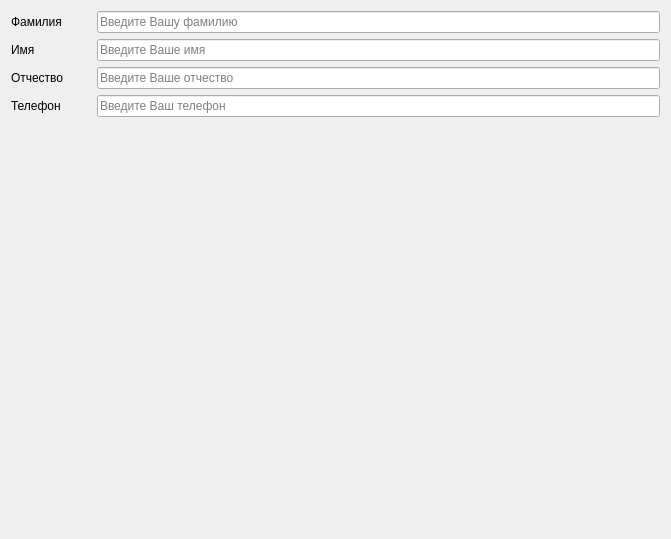
           <widget class="QWidget" name="page">
            <property name="geometry">
             <rect>
              <x>0</x>
              <y>0</y>
              <width>671</width>
              <height>539</height>
             </rect>
            </property>
            <attribute name="label">
             <string>QLineEdit</string>
            </attribute>
            <layout class="QVBoxLayout" name="verticalLayout_4">
             <item>
              <layout class="QHBoxLayout" name="horizontalLayout_4">
               <item>
                <widget class="QLabel" name="label">
                 <property name="minimumSize">
                  <size>
                   <width>80</width>
                   <height>0</height>
                  </size>
                 </property>
                 <property name="text">
                  <string>Фамилия</string>
                 </property>
                </widget>
               </item>
               <item>
                <widget class="QLineEdit" name="lineEdit_9">
                 <property name="placeholderText">
                  <string>Введите Вашу фамилию</string>
                 </property>
                </widget>
               </item>
              </layout>
             </item>
             <item>
              <layout class="QHBoxLayout" name="horizontalLayout_5">
               <item>
                <widget class="QLabel" name="label_6">
                 <property name="minimumSize">
                  <size>
                   <width>80</width>
                   <height>0</height>
                  </size>
                 </property>
                 <property name="text">
                  <string>Имя</string>
                 </property>
                </widget>
               </item>
               <item>
                <widget class="QLineEdit" name="lineEdit_8">
                 <property name="placeholderText">
                  <string>Введите Ваше имя</string>
                 </property>
                </widget>
               </item>
              </layout>
             </item>
             <item>
              <layout class="QHBoxLayout" name="horizontalLayout_6">
               <item>
                <widget class="QLabel" name="label_7">
                 <property name="minimumSize">
                  <size>
                   <width>80</width>
                   <height>0</height>
                  </size>
                 </property>
                 <property name="text">
                  <string>Отчество</string>
                 </property>
                </widget>
               </item>
               <item>
                <widget class="QLineEdit" name="lineEdit_7">
                 <property name="placeholderText">
                  <string>Введите Ваше отчество</string>
                 </property>
                </widget>
               </item>
              </layout>
             </item>
             <item>
              <layout class="QHBoxLayout" name="horizontalLayout_7">
               <item>
                <widget class="QLabel" name="label_8">
                 <property name="minimumSize">
                  <size>
                   <width>80</width>
                   <height>0</height>
                  </size>
                 </property>
                 <property name="text">
                  <string>Телефон</string>
                 </property>
                </widget>
               </item>
               <item>
                <widget class="QLineEdit" name="lineEdit_10">
                 <property name="placeholderText">
                  <string>Введите Ваш телефон</string>
                 </property>
                </widget>
               </item>
              </layout>
             </item>
             <item>
              <spacer name="verticalSpacer">
               <property name="orientation">
                <enum>Qt::Vertical</enum>
               </property>
               <property name="sizeHint" stdset="0">
                <size>
                 <width>20</width>
                 <height>386</height>
                </size>
               </property>
              </spacer>
             </item>
            </layout>
           </widget>
